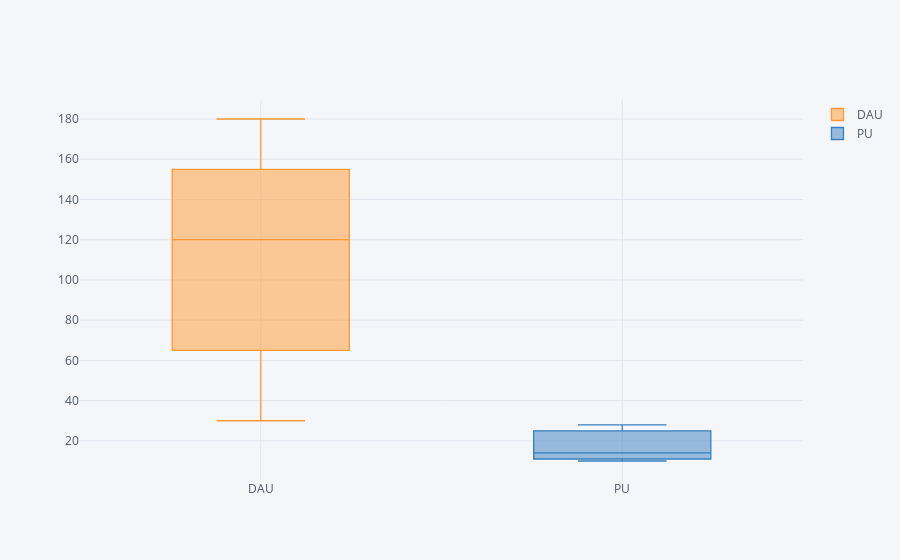

Notebook code for this chart:
### Markdown cell above
<br>

### 3-3. 다양한 시각화 예제

### 참고자료
* [plot.ly bar-charts](https://plotly.com/python/bar-charts/)
* [plot.ly line-charts](https://plotly.com/python/line-charts/)
* [plot.ly express](https://plotly.com/python/px-arguments/)
* [plot.ly w/ apache spark](https://plotly.com/python/v3/apache-spark/)

### Code cell
pdUsers.iplot(kind='box')

### Figure 1 — Plotly figure (JSON) as saved in the notebook; plotly's stock layout.template omitted (floating-point values rounded to 4 significant figures)
{"data": [{"boxpoints": false, "line": {"width": 1.3}, "marker": {"color": "rgba(255, 153, 51, 1.0)"}, "name": "DAU", "orientation": "v", "type": "box", "y": [30, 40, 100, 90, 150, 140, 180, 160]}, {"boxpoints": false, "line": {"width": 1.3}, "marker": {"color": "rgba(55, 128, 191, 1.0)"}, "name": "PU", "orientation": "v", "type": "box", "y": [10, 25, 28, 25, 10, 13, 15, 12]}], "layout": {"autosize": true, "legend": {"bgcolor": "#F5F6F9", "font": {"color": "#4D5663"}}, "paper_bgcolor": "#F5F6F9", "plot_bgcolor": "#F5F6F9", "title": {"font": {"color": "#4D5663"}}, "xaxis": {"autorange": true, "gridcolor": "#E1E5ED", "range": [-0.5, 1.5], "showgrid": true, "tickfont": {"color": "#4D5663"}, "title": {"font": {"color": "#4D5663"}, "text": ""}, "type": "category", "zerolinecolor": "#E1E5ED"}, "yaxis": {"autorange": true, "gridcolor": "#E1E5ED", "range": [0.5556, 189.4], "showgrid": true, "tickfont": {"color": "#4D5663"}, "title": {"font": {"color": "#4D5663"}, "text": ""}, "type": "linear", "zerolinecolor": "#E1E5ED"}}}
